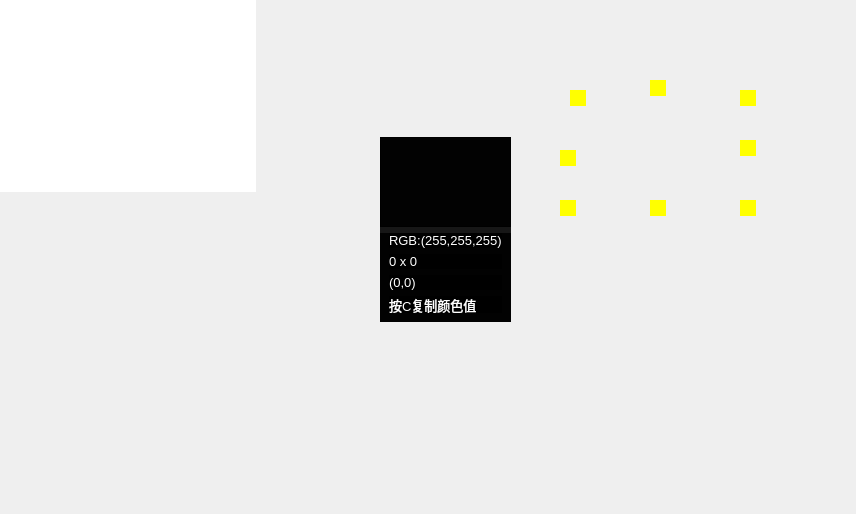
<?xml version="1.0" encoding="UTF-8"?>
<ui version="4.0">
 <class>FreeSnapDialog</class>
 <widget class="QDialog" name="FreeSnapDialog">
  <property name="geometry">
   <rect>
    <x>0</x>
    <y>0</y>
    <width>856</width>
    <height>514</height>
   </rect>
  </property>
  <property name="windowTitle">
   <string>自由截图</string>
  </property>
  <property name="sizeGripEnabled">
   <bool>false</bool>
  </property>
  <widget class="QWidget" name="widgetInfoContainer" native="true">
   <property name="geometry">
    <rect>
     <x>380</x>
     <y>137</y>
     <width>131</width>
     <height>185</height>
    </rect>
   </property>
   <property name="sizePolicy">
    <sizepolicy hsizetype="Preferred" vsizetype="Preferred">
     <horstretch>0</horstretch>
     <verstretch>0</verstretch>
    </sizepolicy>
   </property>
   <property name="palette">
    <palette>
     <active>
      <colorrole role="Button">
       <brush brushstyle="SolidPattern">
        <color alpha="230">
         <red>0</red>
         <green>0</green>
         <blue>0</blue>
        </color>
       </brush>
      </colorrole>
      <colorrole role="Base">
       <brush brushstyle="SolidPattern">
        <color alpha="230">
         <red>0</red>
         <green>0</green>
         <blue>0</blue>
        </color>
       </brush>
      </colorrole>
      <colorrole role="Window">
       <brush brushstyle="SolidPattern">
        <color alpha="230">
         <red>0</red>
         <green>0</green>
         <blue>0</blue>
        </color>
       </brush>
      </colorrole>
     </active>
     <inactive>
      <colorrole role="Button">
       <brush brushstyle="SolidPattern">
        <color alpha="230">
         <red>0</red>
         <green>0</green>
         <blue>0</blue>
        </color>
       </brush>
      </colorrole>
      <colorrole role="Base">
       <brush brushstyle="SolidPattern">
        <color alpha="230">
         <red>0</red>
         <green>0</green>
         <blue>0</blue>
        </color>
       </brush>
      </colorrole>
      <colorrole role="Window">
       <brush brushstyle="SolidPattern">
        <color alpha="230">
         <red>0</red>
         <green>0</green>
         <blue>0</blue>
        </color>
       </brush>
      </colorrole>
     </inactive>
     <disabled>
      <colorrole role="Button">
       <brush brushstyle="SolidPattern">
        <color alpha="230">
         <red>0</red>
         <green>0</green>
         <blue>0</blue>
        </color>
       </brush>
      </colorrole>
      <colorrole role="Base">
       <brush brushstyle="SolidPattern">
        <color alpha="230">
         <red>0</red>
         <green>0</green>
         <blue>0</blue>
        </color>
       </brush>
      </colorrole>
      <colorrole role="Window">
       <brush brushstyle="SolidPattern">
        <color alpha="230">
         <red>0</red>
         <green>0</green>
         <blue>0</blue>
        </color>
       </brush>
      </colorrole>
     </disabled>
    </palette>
   </property>
   <property name="styleSheet">
    <string notr="true">QWidget {
	background-color: rgba(0, 0, 0, 230)
}
QLabel {
	color: rgb(255, 255, 255)
}</string>
   </property>
   <layout class="QHBoxLayout" name="horizontalLayout">
    <property name="leftMargin">
     <number>0</number>
    </property>
    <property name="topMargin">
     <number>0</number>
    </property>
    <property name="rightMargin">
     <number>0</number>
    </property>
    <property name="bottomMargin">
     <number>0</number>
    </property>
    <item>
     <layout class="QVBoxLayout" name="verticalLayout_3">
      <item>
       <widget class="QLabel" name="labelPreview">
        <property name="sizePolicy">
         <sizepolicy hsizetype="Preferred" vsizetype="Fixed">
          <horstretch>0</horstretch>
          <verstretch>0</verstretch>
         </sizepolicy>
        </property>
        <property name="minimumSize">
         <size>
          <width>0</width>
          <height>90</height>
         </size>
        </property>
        <property name="maximumSize">
         <size>
          <width>16777215</width>
          <height>90</height>
         </size>
        </property>
        <property name="frameShape">
         <enum>QFrame::StyledPanel</enum>
        </property>
        <property name="text">
         <string/>
        </property>
        <property name="alignment">
         <set>Qt::AlignLeading|Qt::AlignLeft|Qt::AlignTop</set>
        </property>
       </widget>
      </item>
      <item>
       <widget class="QWidget" name="widget" native="true">
        <layout class="QVBoxLayout" name="verticalLayout_2">
         <property name="topMargin">
          <number>0</number>
         </property>
         <item>
          <widget class="QLabel" name="labelRGB">
           <property name="sizePolicy">
            <sizepolicy hsizetype="Preferred" vsizetype="Fixed">
             <horstretch>0</horstretch>
             <verstretch>0</verstretch>
            </sizepolicy>
           </property>
           <property name="palette">
            <palette>
             <active>
              <colorrole role="WindowText">
               <brush brushstyle="SolidPattern">
                <color alpha="255">
                 <red>255</red>
                 <green>255</green>
                 <blue>255</blue>
                </color>
               </brush>
              </colorrole>
              <colorrole role="Button">
               <brush brushstyle="SolidPattern">
                <color alpha="230">
                 <red>0</red>
                 <green>0</green>
                 <blue>0</blue>
                </color>
               </brush>
              </colorrole>
              <colorrole role="Text">
               <brush brushstyle="SolidPattern">
                <color alpha="255">
                 <red>255</red>
                 <green>255</green>
                 <blue>255</blue>
                </color>
               </brush>
              </colorrole>
              <colorrole role="ButtonText">
               <brush brushstyle="SolidPattern">
                <color alpha="255">
                 <red>255</red>
                 <green>255</green>
                 <blue>255</blue>
                </color>
               </brush>
              </colorrole>
              <colorrole role="Base">
               <brush brushstyle="SolidPattern">
                <color alpha="230">
                 <red>0</red>
                 <green>0</green>
                 <blue>0</blue>
                </color>
               </brush>
              </colorrole>
              <colorrole role="Window">
               <brush brushstyle="SolidPattern">
                <color alpha="230">
                 <red>0</red>
                 <green>0</green>
                 <blue>0</blue>
                </color>
               </brush>
              </colorrole>
              <colorrole role="PlaceholderText">
               <brush brushstyle="NoBrush">
                <color alpha="128">
                 <red>255</red>
                 <green>255</green>
                 <blue>255</blue>
                </color>
               </brush>
              </colorrole>
             </active>
             <inactive>
              <colorrole role="WindowText">
               <brush brushstyle="SolidPattern">
                <color alpha="255">
                 <red>255</red>
                 <green>255</green>
                 <blue>255</blue>
                </color>
               </brush>
              </colorrole>
              <colorrole role="Button">
               <brush brushstyle="SolidPattern">
                <color alpha="230">
                 <red>0</red>
                 <green>0</green>
                 <blue>0</blue>
                </color>
               </brush>
              </colorrole>
              <colorrole role="Text">
               <brush brushstyle="SolidPattern">
                <color alpha="255">
                 <red>255</red>
                 <green>255</green>
                 <blue>255</blue>
                </color>
               </brush>
              </colorrole>
              <colorrole role="ButtonText">
               <brush brushstyle="SolidPattern">
                <color alpha="255">
                 <red>255</red>
                 <green>255</green>
                 <blue>255</blue>
                </color>
               </brush>
              </colorrole>
              <colorrole role="Base">
               <brush brushstyle="SolidPattern">
                <color alpha="230">
                 <red>0</red>
                 <green>0</green>
                 <blue>0</blue>
                </color>
               </brush>
              </colorrole>
              <colorrole role="Window">
               <brush brushstyle="SolidPattern">
                <color alpha="230">
                 <red>0</red>
                 <green>0</green>
                 <blue>0</blue>
                </color>
               </brush>
              </colorrole>
              <colorrole role="PlaceholderText">
               <brush brushstyle="NoBrush">
                <color alpha="128">
                 <red>255</red>
                 <green>255</green>
                 <blue>255</blue>
                </color>
               </brush>
              </colorrole>
             </inactive>
             <disabled>
              <colorrole role="WindowText">
               <brush brushstyle="SolidPattern">
                <color alpha="255">
                 <red>255</red>
                 <green>255</green>
                 <blue>255</blue>
                </color>
               </brush>
              </colorrole>
              <colorrole role="Button">
               <brush brushstyle="SolidPattern">
                <color alpha="230">
                 <red>0</red>
                 <green>0</green>
                 <blue>0</blue>
                </color>
               </brush>
              </colorrole>
              <colorrole role="Text">
               <brush brushstyle="SolidPattern">
                <color alpha="255">
                 <red>255</red>
                 <green>255</green>
                 <blue>255</blue>
                </color>
               </brush>
              </colorrole>
              <colorrole role="ButtonText">
               <brush brushstyle="SolidPattern">
                <color alpha="255">
                 <red>255</red>
                 <green>255</green>
                 <blue>255</blue>
                </color>
               </brush>
              </colorrole>
              <colorrole role="Base">
               <brush brushstyle="SolidPattern">
                <color alpha="230">
                 <red>0</red>
                 <green>0</green>
                 <blue>0</blue>
                </color>
               </brush>
              </colorrole>
              <colorrole role="Window">
               <brush brushstyle="SolidPattern">
                <color alpha="230">
                 <red>0</red>
                 <green>0</green>
                 <blue>0</blue>
                </color>
               </brush>
              </colorrole>
              <colorrole role="PlaceholderText">
               <brush brushstyle="NoBrush">
                <color alpha="128">
                 <red>255</red>
                 <green>255</green>
                 <blue>255</blue>
                </color>
               </brush>
              </colorrole>
             </disabled>
            </palette>
           </property>
           <property name="font">
            <font>
             <family>Arial</family>
             <pointsize>10</pointsize>
            </font>
           </property>
           <property name="text">
            <string>RGB:(255,255,255)</string>
           </property>
           <property name="scaledContents">
            <bool>true</bool>
           </property>
          </widget>
         </item>
         <item>
          <widget class="QLabel" name="labelSize">
           <property name="sizePolicy">
            <sizepolicy hsizetype="Expanding" vsizetype="Fixed">
             <horstretch>0</horstretch>
             <verstretch>0</verstretch>
            </sizepolicy>
           </property>
           <property name="palette">
            <palette>
             <active>
              <colorrole role="WindowText">
               <brush brushstyle="SolidPattern">
                <color alpha="255">
                 <red>255</red>
                 <green>255</green>
                 <blue>255</blue>
                </color>
               </brush>
              </colorrole>
              <colorrole role="Button">
               <brush brushstyle="SolidPattern">
                <color alpha="230">
                 <red>0</red>
                 <green>0</green>
                 <blue>0</blue>
                </color>
               </brush>
              </colorrole>
              <colorrole role="Text">
               <brush brushstyle="SolidPattern">
                <color alpha="255">
                 <red>255</red>
                 <green>255</green>
                 <blue>255</blue>
                </color>
               </brush>
              </colorrole>
              <colorrole role="ButtonText">
               <brush brushstyle="SolidPattern">
                <color alpha="255">
                 <red>255</red>
                 <green>255</green>
                 <blue>255</blue>
                </color>
               </brush>
              </colorrole>
              <colorrole role="Base">
               <brush brushstyle="SolidPattern">
                <color alpha="230">
                 <red>0</red>
                 <green>0</green>
                 <blue>0</blue>
                </color>
               </brush>
              </colorrole>
              <colorrole role="Window">
               <brush brushstyle="SolidPattern">
                <color alpha="230">
                 <red>0</red>
                 <green>0</green>
                 <blue>0</blue>
                </color>
               </brush>
              </colorrole>
              <colorrole role="PlaceholderText">
               <brush brushstyle="NoBrush">
                <color alpha="128">
                 <red>255</red>
                 <green>255</green>
                 <blue>255</blue>
                </color>
               </brush>
              </colorrole>
             </active>
             <inactive>
              <colorrole role="WindowText">
               <brush brushstyle="SolidPattern">
                <color alpha="255">
                 <red>255</red>
                 <green>255</green>
                 <blue>255</blue>
                </color>
               </brush>
              </colorrole>
              <colorrole role="Button">
               <brush brushstyle="SolidPattern">
                <color alpha="230">
                 <red>0</red>
                 <green>0</green>
                 <blue>0</blue>
                </color>
               </brush>
              </colorrole>
              <colorrole role="Text">
               <brush brushstyle="SolidPattern">
                <color alpha="255">
                 <red>255</red>
                 <green>255</green>
                 <blue>255</blue>
                </color>
               </brush>
              </colorrole>
              <colorrole role="ButtonText">
               <brush brushstyle="SolidPattern">
                <color alpha="255">
                 <red>255</red>
                 <green>255</green>
                 <blue>255</blue>
                </color>
               </brush>
              </colorrole>
              <colorrole role="Base">
               <brush brushstyle="SolidPattern">
                <color alpha="230">
                 <red>0</red>
                 <green>0</green>
                 <blue>0</blue>
                </color>
               </brush>
              </colorrole>
              <colorrole role="Window">
               <brush brushstyle="SolidPattern">
                <color alpha="230">
                 <red>0</red>
                 <green>0</green>
                 <blue>0</blue>
                </color>
               </brush>
              </colorrole>
              <colorrole role="PlaceholderText">
               <brush brushstyle="NoBrush">
                <color alpha="128">
                 <red>255</red>
                 <green>255</green>
                 <blue>255</blue>
                </color>
               </brush>
              </colorrole>
             </inactive>
             <disabled>
              <colorrole role="WindowText">
               <brush brushstyle="SolidPattern">
                <color alpha="255">
                 <red>255</red>
                 <green>255</green>
                 <blue>255</blue>
                </color>
               </brush>
              </colorrole>
              <colorrole role="Button">
               <brush brushstyle="SolidPattern">
                <color alpha="230">
                 <red>0</red>
                 <green>0</green>
                 <blue>0</blue>
                </color>
               </brush>
              </colorrole>
              <colorrole role="Text">
               <brush brushstyle="SolidPattern">
                <color alpha="255">
                 <red>255</red>
                 <green>255</green>
                 <blue>255</blue>
                </color>
               </brush>
              </colorrole>
              <colorrole role="ButtonText">
               <brush brushstyle="SolidPattern">
                <color alpha="255">
                 <red>255</red>
                 <green>255</green>
                 <blue>255</blue>
                </color>
               </brush>
              </colorrole>
              <colorrole role="Base">
               <brush brushstyle="SolidPattern">
                <color alpha="230">
                 <red>0</red>
                 <green>0</green>
                 <blue>0</blue>
                </color>
               </brush>
              </colorrole>
              <colorrole role="Window">
               <brush brushstyle="SolidPattern">
                <color alpha="230">
                 <red>0</red>
                 <green>0</green>
                 <blue>0</blue>
                </color>
               </brush>
              </colorrole>
              <colorrole role="PlaceholderText">
               <brush brushstyle="NoBrush">
                <color alpha="128">
                 <red>255</red>
                 <green>255</green>
                 <blue>255</blue>
                </color>
               </brush>
              </colorrole>
             </disabled>
            </palette>
           </property>
           <property name="font">
            <font>
             <family>Arial</family>
             <pointsize>10</pointsize>
            </font>
           </property>
           <property name="text">
            <string>0 x 0</string>
           </property>
           <property name="scaledContents">
            <bool>true</bool>
           </property>
          </widget>
         </item>
         <item>
          <widget class="QLabel" name="labelPosition">
           <property name="sizePolicy">
            <sizepolicy hsizetype="Expanding" vsizetype="Fixed">
             <horstretch>0</horstretch>
             <verstretch>0</verstretch>
            </sizepolicy>
           </property>
           <property name="palette">
            <palette>
             <active>
              <colorrole role="WindowText">
               <brush brushstyle="SolidPattern">
                <color alpha="255">
                 <red>255</red>
                 <green>255</green>
                 <blue>255</blue>
                </color>
               </brush>
              </colorrole>
              <colorrole role="Button">
               <brush brushstyle="SolidPattern">
                <color alpha="230">
                 <red>0</red>
                 <green>0</green>
                 <blue>0</blue>
                </color>
               </brush>
              </colorrole>
              <colorrole role="Text">
               <brush brushstyle="SolidPattern">
                <color alpha="255">
                 <red>255</red>
                 <green>255</green>
                 <blue>255</blue>
                </color>
               </brush>
              </colorrole>
              <colorrole role="ButtonText">
               <brush brushstyle="SolidPattern">
                <color alpha="255">
                 <red>255</red>
                 <green>255</green>
                 <blue>255</blue>
                </color>
               </brush>
              </colorrole>
              <colorrole role="Base">
               <brush brushstyle="SolidPattern">
                <color alpha="230">
                 <red>0</red>
                 <green>0</green>
                 <blue>0</blue>
                </color>
               </brush>
              </colorrole>
              <colorrole role="Window">
               <brush brushstyle="SolidPattern">
                <color alpha="230">
                 <red>0</red>
                 <green>0</green>
                 <blue>0</blue>
                </color>
               </brush>
              </colorrole>
              <colorrole role="PlaceholderText">
               <brush brushstyle="NoBrush">
                <color alpha="128">
                 <red>255</red>
                 <green>255</green>
                 <blue>255</blue>
                </color>
               </brush>
              </colorrole>
             </active>
             <inactive>
              <colorrole role="WindowText">
               <brush brushstyle="SolidPattern">
                <color alpha="255">
                 <red>255</red>
                 <green>255</green>
                 <blue>255</blue>
                </color>
               </brush>
              </colorrole>
              <colorrole role="Button">
               <brush brushstyle="SolidPattern">
                <color alpha="230">
                 <red>0</red>
                 <green>0</green>
                 <blue>0</blue>
                </color>
               </brush>
              </colorrole>
              <colorrole role="Text">
               <brush brushstyle="SolidPattern">
                <color alpha="255">
                 <red>255</red>
                 <green>255</green>
                 <blue>255</blue>
                </color>
               </brush>
              </colorrole>
              <colorrole role="ButtonText">
               <brush brushstyle="SolidPattern">
                <color alpha="255">
                 <red>255</red>
                 <green>255</green>
                 <blue>255</blue>
                </color>
               </brush>
              </colorrole>
              <colorrole role="Base">
               <brush brushstyle="SolidPattern">
                <color alpha="230">
                 <red>0</red>
                 <green>0</green>
                 <blue>0</blue>
                </color>
               </brush>
              </colorrole>
              <colorrole role="Window">
               <brush brushstyle="SolidPattern">
                <color alpha="230">
                 <red>0</red>
                 <green>0</green>
                 <blue>0</blue>
                </color>
               </brush>
              </colorrole>
              <colorrole role="PlaceholderText">
               <brush brushstyle="NoBrush">
                <color alpha="128">
                 <red>255</red>
                 <green>255</green>
                 <blue>255</blue>
                </color>
               </brush>
              </colorrole>
             </inactive>
             <disabled>
              <colorrole role="WindowText">
               <brush brushstyle="SolidPattern">
                <color alpha="255">
                 <red>255</red>
                 <green>255</green>
                 <blue>255</blue>
                </color>
               </brush>
              </colorrole>
              <colorrole role="Button">
               <brush brushstyle="SolidPattern">
                <color alpha="230">
                 <red>0</red>
                 <green>0</green>
                 <blue>0</blue>
                </color>
               </brush>
              </colorrole>
              <colorrole role="Text">
               <brush brushstyle="SolidPattern">
                <color alpha="255">
                 <red>255</red>
                 <green>255</green>
                 <blue>255</blue>
                </color>
               </brush>
              </colorrole>
              <colorrole role="ButtonText">
               <brush brushstyle="SolidPattern">
                <color alpha="255">
                 <red>255</red>
                 <green>255</green>
                 <blue>255</blue>
                </color>
               </brush>
              </colorrole>
              <colorrole role="Base">
               <brush brushstyle="SolidPattern">
                <color alpha="230">
                 <red>0</red>
                 <green>0</green>
                 <blue>0</blue>
                </color>
               </brush>
              </colorrole>
              <colorrole role="Window">
               <brush brushstyle="SolidPattern">
                <color alpha="230">
                 <red>0</red>
                 <green>0</green>
                 <blue>0</blue>
                </color>
               </brush>
              </colorrole>
              <colorrole role="PlaceholderText">
               <brush brushstyle="NoBrush">
                <color alpha="128">
                 <red>255</red>
                 <green>255</green>
                 <blue>255</blue>
                </color>
               </brush>
              </colorrole>
             </disabled>
            </palette>
           </property>
           <property name="font">
            <font>
             <family>Arial</family>
             <pointsize>10</pointsize>
            </font>
           </property>
           <property name="text">
            <string>(0,0)</string>
           </property>
           <property name="scaledContents">
            <bool>true</bool>
           </property>
          </widget>
         </item>
         <item>
          <widget class="QLabel" name="labelTips">
           <property name="sizePolicy">
            <sizepolicy hsizetype="Preferred" vsizetype="Fixed">
             <horstretch>0</horstretch>
             <verstretch>0</verstretch>
            </sizepolicy>
           </property>
           <property name="palette">
            <palette>
             <active>
              <colorrole role="WindowText">
               <brush brushstyle="SolidPattern">
                <color alpha="255">
                 <red>255</red>
                 <green>255</green>
                 <blue>255</blue>
                </color>
               </brush>
              </colorrole>
              <colorrole role="Button">
               <brush brushstyle="SolidPattern">
                <color alpha="230">
                 <red>0</red>
                 <green>0</green>
                 <blue>0</blue>
                </color>
               </brush>
              </colorrole>
              <colorrole role="Text">
               <brush brushstyle="SolidPattern">
                <color alpha="255">
                 <red>255</red>
                 <green>255</green>
                 <blue>255</blue>
                </color>
               </brush>
              </colorrole>
              <colorrole role="ButtonText">
               <brush brushstyle="SolidPattern">
                <color alpha="255">
                 <red>255</red>
                 <green>255</green>
                 <blue>255</blue>
                </color>
               </brush>
              </colorrole>
              <colorrole role="Base">
               <brush brushstyle="SolidPattern">
                <color alpha="230">
                 <red>0</red>
                 <green>0</green>
                 <blue>0</blue>
                </color>
               </brush>
              </colorrole>
              <colorrole role="Window">
               <brush brushstyle="SolidPattern">
                <color alpha="230">
                 <red>0</red>
                 <green>0</green>
                 <blue>0</blue>
                </color>
               </brush>
              </colorrole>
              <colorrole role="PlaceholderText">
               <brush brushstyle="NoBrush">
                <color alpha="128">
                 <red>255</red>
                 <green>255</green>
                 <blue>255</blue>
                </color>
               </brush>
              </colorrole>
             </active>
             <inactive>
              <colorrole role="WindowText">
               <brush brushstyle="SolidPattern">
                <color alpha="255">
                 <red>255</red>
                 <green>255</green>
                 <blue>255</blue>
                </color>
               </brush>
              </colorrole>
              <colorrole role="Button">
               <brush brushstyle="SolidPattern">
                <color alpha="230">
                 <red>0</red>
                 <green>0</green>
                 <blue>0</blue>
                </color>
               </brush>
              </colorrole>
              <colorrole role="Text">
               <brush brushstyle="SolidPattern">
                <color alpha="255">
                 <red>255</red>
                 <green>255</green>
                 <blue>255</blue>
                </color>
               </brush>
              </colorrole>
              <colorrole role="ButtonText">
               <brush brushstyle="SolidPattern">
                <color alpha="255">
                 <red>255</red>
                 <green>255</green>
                 <blue>255</blue>
                </color>
               </brush>
              </colorrole>
              <colorrole role="Base">
               <brush brushstyle="SolidPattern">
                <color alpha="230">
                 <red>0</red>
                 <green>0</green>
                 <blue>0</blue>
                </color>
               </brush>
              </colorrole>
              <colorrole role="Window">
               <brush brushstyle="SolidPattern">
                <color alpha="230">
                 <red>0</red>
                 <green>0</green>
                 <blue>0</blue>
                </color>
               </brush>
              </colorrole>
              <colorrole role="PlaceholderText">
               <brush brushstyle="NoBrush">
                <color alpha="128">
                 <red>255</red>
                 <green>255</green>
                 <blue>255</blue>
                </color>
               </brush>
              </colorrole>
             </inactive>
             <disabled>
              <colorrole role="WindowText">
               <brush brushstyle="SolidPattern">
                <color alpha="255">
                 <red>255</red>
                 <green>255</green>
                 <blue>255</blue>
                </color>
               </brush>
              </colorrole>
              <colorrole role="Button">
               <brush brushstyle="SolidPattern">
                <color alpha="230">
                 <red>0</red>
                 <green>0</green>
                 <blue>0</blue>
                </color>
               </brush>
              </colorrole>
              <colorrole role="Text">
               <brush brushstyle="SolidPattern">
                <color alpha="255">
                 <red>255</red>
                 <green>255</green>
                 <blue>255</blue>
                </color>
               </brush>
              </colorrole>
              <colorrole role="ButtonText">
               <brush brushstyle="SolidPattern">
                <color alpha="255">
                 <red>255</red>
                 <green>255</green>
                 <blue>255</blue>
                </color>
               </brush>
              </colorrole>
              <colorrole role="Base">
               <brush brushstyle="SolidPattern">
                <color alpha="230">
                 <red>0</red>
                 <green>0</green>
                 <blue>0</blue>
                </color>
               </brush>
              </colorrole>
              <colorrole role="Window">
               <brush brushstyle="SolidPattern">
                <color alpha="230">
                 <red>0</red>
                 <green>0</green>
                 <blue>0</blue>
                </color>
               </brush>
              </colorrole>
              <colorrole role="PlaceholderText">
               <brush brushstyle="NoBrush">
                <color alpha="128">
                 <red>255</red>
                 <green>255</green>
                 <blue>255</blue>
                </color>
               </brush>
              </colorrole>
             </disabled>
            </palette>
           </property>
           <property name="font">
            <font>
             <family>Arial</family>
             <pointsize>10</pointsize>
            </font>
           </property>
           <property name="text">
            <string>按C复制颜色值</string>
           </property>
           <property name="scaledContents">
            <bool>true</bool>
           </property>
          </widget>
         </item>
        </layout>
       </widget>
      </item>
     </layout>
    </item>
   </layout>
  </widget>
  <widget class="FreeSnapRect" name="frameRect">
   <property name="geometry">
    <rect>
     <x>579</x>
     <y>100</y>
     <width>161</width>
     <height>101</height>
    </rect>
   </property>
   <property name="styleSheet">
    <string notr="true"/>
   </property>
   <property name="frameShape">
    <enum>QFrame::NoFrame</enum>
   </property>
   <property name="frameShadow">
    <enum>QFrame::Plain</enum>
   </property>
   <property name="lineWidth">
    <number>1</number>
   </property>
  </widget>
  <widget class="QWidget" name="widgetLeftTopPoint" native="true">
   <property name="geometry">
    <rect>
     <x>570</x>
     <y>90</y>
     <width>16</width>
     <height>16</height>
    </rect>
   </property>
   <property name="styleSheet">
    <string notr="true">background-color: yellow</string>
   </property>
  </widget>
  <widget class="QWidget" name="widgetLeftBottomPoint" native="true">
   <property name="geometry">
    <rect>
     <x>560</x>
     <y>200</y>
     <width>16</width>
     <height>16</height>
    </rect>
   </property>
   <property name="styleSheet">
    <string notr="true">background-color: yellow</string>
   </property>
  </widget>
  <widget class="QWidget" name="widgetRightTopPoint" native="true">
   <property name="geometry">
    <rect>
     <x>740</x>
     <y>90</y>
     <width>16</width>
     <height>16</height>
    </rect>
   </property>
   <property name="styleSheet">
    <string notr="true">background-color: yellow</string>
   </property>
  </widget>
  <widget class="QWidget" name="widgetRightBottomPoint" native="true">
   <property name="geometry">
    <rect>
     <x>740</x>
     <y>200</y>
     <width>16</width>
     <height>16</height>
    </rect>
   </property>
   <property name="styleSheet">
    <string notr="true">background-color: yellow</string>
   </property>
  </widget>
  <widget class="QWidget" name="widgetTopPoint" native="true">
   <property name="geometry">
    <rect>
     <x>650</x>
     <y>80</y>
     <width>16</width>
     <height>16</height>
    </rect>
   </property>
   <property name="styleSheet">
    <string notr="true">background-color: yellow</string>
   </property>
  </widget>
  <widget class="QWidget" name="widgetBottomPoint" native="true">
   <property name="geometry">
    <rect>
     <x>650</x>
     <y>200</y>
     <width>16</width>
     <height>16</height>
    </rect>
   </property>
   <property name="styleSheet">
    <string notr="true">background-color: yellow</string>
   </property>
  </widget>
  <widget class="QWidget" name="widgetLeftPoint" native="true">
   <property name="geometry">
    <rect>
     <x>560</x>
     <y>150</y>
     <width>16</width>
     <height>16</height>
    </rect>
   </property>
   <property name="styleSheet">
    <string notr="true">background-color: yellow</string>
   </property>
  </widget>
  <widget class="QWidget" name="widgetRightPoint" native="true">
   <property name="geometry">
    <rect>
     <x>740</x>
     <y>140</y>
     <width>16</width>
     <height>16</height>
    </rect>
   </property>
   <property name="styleSheet">
    <string notr="true">background-color: yellow</string>
   </property>
  </widget>
  <widget class="FreeSnapGraphicsView" name="graphicsView">
   <property name="geometry">
    <rect>
     <x>0</x>
     <y>0</y>
     <width>256</width>
     <height>192</height>
    </rect>
   </property>
   <property name="frameShape">
    <enum>QFrame::NoFrame</enum>
   </property>
   <property name="verticalScrollBarPolicy">
    <enum>Qt::ScrollBarAlwaysOff</enum>
   </property>
   <property name="horizontalScrollBarPolicy">
    <enum>Qt::ScrollBarAlwaysOff</enum>
   </property>
  </widget>
  <zorder>graphicsView</zorder>
  <zorder>frameRect</zorder>
  <zorder>widgetLeftTopPoint</zorder>
  <zorder>widgetLeftBottomPoint</zorder>
  <zorder>widgetRightTopPoint</zorder>
  <zorder>widgetRightBottomPoint</zorder>
  <zorder>widgetTopPoint</zorder>
  <zorder>widgetBottomPoint</zorder>
  <zorder>widgetLeftPoint</zorder>
  <zorder>widgetRightPoint</zorder>
  <zorder>widgetInfoContainer</zorder>
 </widget>
 <customwidgets>
  <customwidget>
   <class>FreeSnapRect</class>
   <extends>QFrame</extends>
   <header>src/freesnap/freesnaprect.h</header>
   <container>1</container>
  </customwidget>
  <customwidget>
   <class>FreeSnapGraphicsView</class>
   <extends>QGraphicsView</extends>
   <header>src/freesnap/freesnapgraphicsview.h</header>
  </customwidget>
 </customwidgets>
 <resources/>
 <connections/>
</ui>
